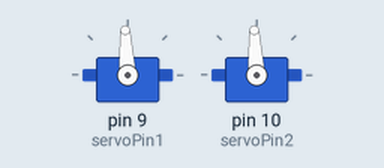
This sketch was run on a simulated Arduino Uno, built with avr-gcc and run on an emulated ATmega328P. Shown: 2 × servo. What the sketch prints to the serial monitor is not drawn.

Above: at 5.6 s.
At 14.52 s:
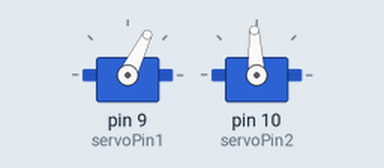
At 23.6 s:
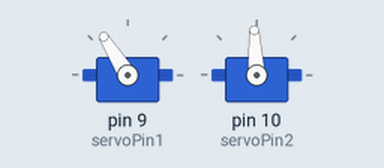
At 31.77 s:
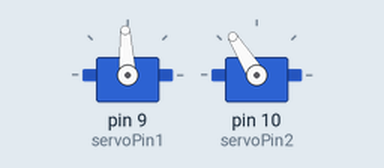
Timing chart, 0 to 33.3 s (numbered marks = the images above):
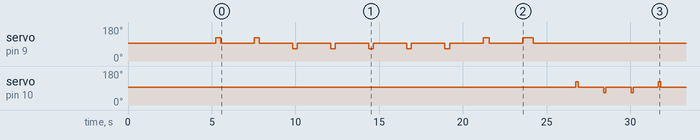

Measured:
- by itself, servo on pin 9 (servoPin1): 93° → 122° at 5.2 s, → 93° 0.30 s later, → 122° 2.0 s later, → 93° 0.30 s later, … (18 changes in this stretch)
- by itself, servo on pin 10 (servoPin2): 93° → 122° at 26.8 s, → 93° 0.15 s later, → 64° 1.5 s later, → 93° 0.14 s later, … (8 changes in this stretch)

The sketch:

coderotation.ino
```cpp
#include <Servo.h>

// First servomotor (original first code)
Servo myservo1;
const int servoPin1 = 9;

// Second servomotor (original second code)
Servo myservo2;
const int servoPin2 = 10;

#define ARRET 1500
#define SENS_A 1800
#define SENS_B 1200

const float MS_PAR_DEGRE = 4.95;
const float FACTEUR_CORRECTION = 0.92;

// VALEURS OPTIMALES CALIBRÉES pour le premier servomoteur
const int TEMPS_135_DEG = 380;    // -180° → -135° (parfait)
const int TEMPS_135_VERS_0 = 610; // -135° → 0° (parfait)

// Cycles pour les deux servomoteurs
const int anglesServo1[] = {0, 60, 120, 60, 0, -60, -120, -180, -135, 0};
const int nombreEtapesServo1 = 10;

const int anglesServo2[] = {0, 30, 0, -30, 0};
const int nombreEtapesServo2 = 5;

bool servo1Completed = false;
bool servo2Completed = false;

void setup() {
  Serial.begin(9600);

  // Attacher les servomoteurs
  myservo1.attach(servoPin1);
  myservo2.attach(servoPin2);

  // Arrêter les servomoteurs initialement
  myservo1.writeMicroseconds(ARRET);
  myservo2.writeMicroseconds(ARRET);
  delay(1000);

  Serial.println("=== SYSTÈME DOUBLE SERVOMOTEUR ===");
  Serial.println("Séquence: Servo1 → Cycle Complexe → Servo2 → Cycle Simple");
  Serial.println("Chaque servomoteur exécute UN SEUL cycle complet");
  delay(2000);
}

void loop() {
  static int cycleCount = 0;

  // Exécuter une seule fois
  if (!servo1Completed) {
    cycleCount++;
    Serial.print("--- Début Cycle Complet ");
    Serial.print(cycleCount);
    Serial.println(" ---");

    Serial.println(">>> SERVOMOTEUR 1 DÉMARRE");
    executerCycleServo1();
    servo1Completed = true;
    Serial.println(">>> SERVOMOTEUR 1 TERMINÉ");

    delay(1000); // Pause entre les servomoteurs

    Serial.println(">>> SERVOMOTEUR 2 DÉMARRE");
    executerCycleServo2();
    servo2Completed = true;
    Serial.println(">>> SERVOMOTEUR 2 TERMINÉ");

    Serial.println("--- Cycle Complet Terminé ---");
  }

  // Arrêter les servomoteurs après exécution
  myservo1.writeMicroseconds(ARRET);
  myservo2.writeMicroseconds(ARRET);

  delay(100); // Petite pause pour éviter la surcharge
}

void executerCycleServo1() {
  int positionActuelle = 0;

  Serial.println("Cycle Servo1: 0° → 60° → 120° → 60° → 0° → -60° → -120° → -180° → -135° → 0°");

  for (int i = 0; i < nombreEtapesServo1; i++) {
    int angleCible = anglesServo1[i];
    int difference = angleCible - positionActuelle;
    int tempsRotation;

    // APPLICATION DES VALEURS CALIBRÉES
    if (positionActuelle == -180 && angleCible == -135) {
      tempsRotation = TEMPS_135_DEG;
      Serial.print("✓ CALIBRÉ ");
    } else if (positionActuelle == -135 && angleCible == 0) {
      tempsRotation = TEMPS_135_VERS_0;
      Serial.print("✓ CALIBRÉ ");
    } else {
      // Calcul normal pour les autres étapes
      tempsRotation = calculerTempsAvecCorrection(difference);
    }

    Serial.print("Servo1 Étape ");
    Serial.print(i + 1);
    Serial.print("/");
    Serial.print(nombreEtapesServo1);
    Serial.print(": ");
    Serial.print(positionActuelle);
    Serial.print("° → ");
    Serial.print(angleCible);
    Serial.print("° (");
    Serial.print(tempsRotation);
    Serial.println(" ms)");

    if (difference > 0) {
      myservo1.writeMicroseconds(SENS_A);
    } else if (difference < 0) {
      myservo1.writeMicroseconds(SENS_B);
    }

    delay(tempsRotation);
    arreterServo1();
    positionActuelle = angleCible;

    if (i < nombreEtapesServo1 - 1) {
      delay(2000);
    }
  }
  Serial.println("Servo1: Cycle terminé avec succès! ");
}

void executerCycleServo2() {
  int positionActuelle = 0;

  Serial.println("Cycle Servo2: 0° → 30° → 0° → -30° → 0°");

  for (int i = 0; i < nombreEtapesServo2; i++) {
    int angleCible = anglesServo2[i];
    int difference = angleCible - positionActuelle;
    int tempsRotation = calculerTempsRotation(difference);

    Serial.print("Servo2 Étape ");
    Serial.print(i + 1);
    Serial.print("/");
    Serial.print(nombreEtapesServo2);
    Serial.print(": ");
    Serial.print(positionActuelle);
    Serial.print("° → ");
    Serial.print(angleCible);
    Serial.print("° (");
    Serial.print(tempsRotation);
    Serial.println(" ms)");

    if (difference > 0) {
      myservo2.writeMicroseconds(SENS_A);
    } else if (difference < 0) {
      myservo2.writeMicroseconds(SENS_B);
    }

    delay(tempsRotation);
    arreterServo2();
    positionActuelle = angleCible;

    if (i < nombreEtapesServo2 - 1) {
      delay(1500);
    }
  }
  Serial.println("Servo2: Cycle terminé avec succès! ");
}

int calculerTempsAvecCorrection(int differenceDegres) {
  int differenceAbsolue = abs(differenceDegres);
  float tempsBase = differenceAbsolue * MS_PAR_DEGRE;

  if (differenceDegres < 0) {
    return tempsBase * FACTEUR_CORRECTION;
  }
  return tempsBase;
}

int calculerTempsRotation(int differenceDegres) {
  int differenceAbsolue = abs(differenceDegres);
  float tempsBase = differenceAbsolue * MS_PAR_DEGRE;

  if (differenceDegres < 0) {
    return tempsBase * FACTEUR_CORRECTION;
  } else {
    return tempsBase;
  }
}

void arreterServo1() {
  myservo1.writeMicroseconds(ARRET);
}

void arreterServo2() {
  myservo2.writeMicroseconds(ARRET);
}
```
